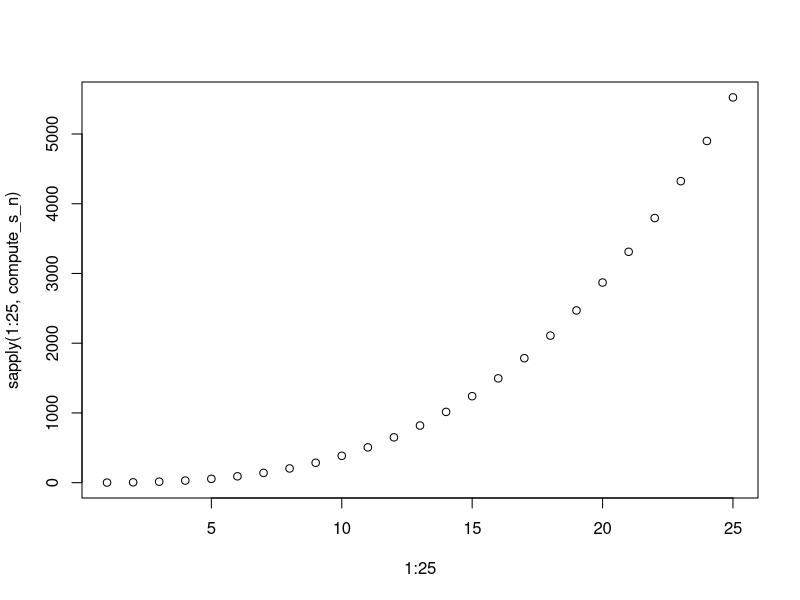

Recreate this plot in R.
library(dslabs)
data(murders)

new_names <- murders$abb[nchar(murders$state) > 14]

sum_n <- function(n) {
  sum(1:n)
}

sum_n(5000)

altman_plot <- function(x, y) {
  plot(x - y, x + y)
}

compute_s_n <- function(n){
  list <- 1:n
  sum(list^2)
}

compute_s_n(10)

s_n <- vector("numeric", 25)

for (i in 1:25) {
  s_n[i] = compute_s_n(i)
}

sapply(1:25, compute_s_n)

plot(1:25, sapply(1:25, compute_s_n))

n <- 25

identical(compute_s_n(25), (n*(n+1)*((2*n) + 1))
          / 6)
